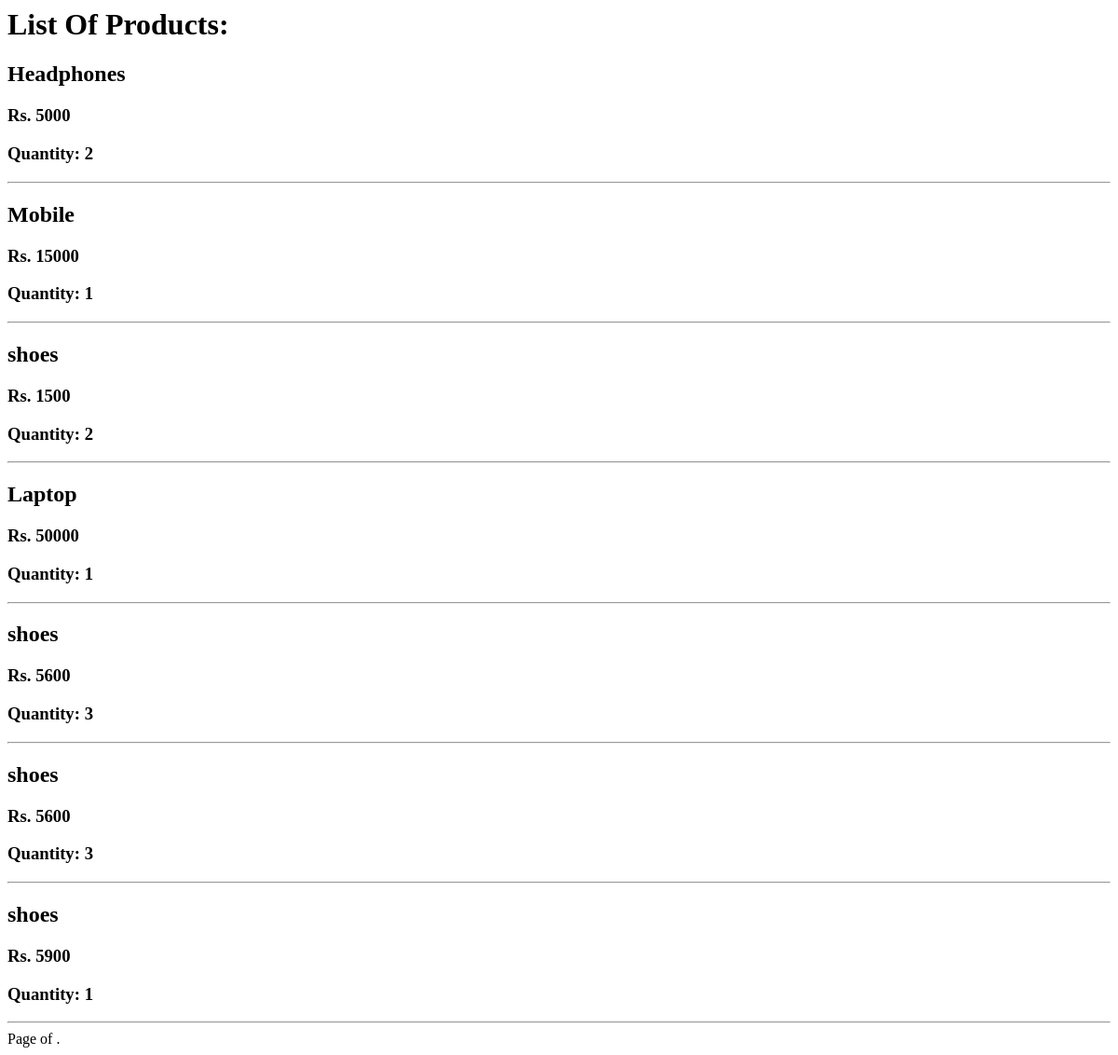
The app's page /flipkart/product, older data.
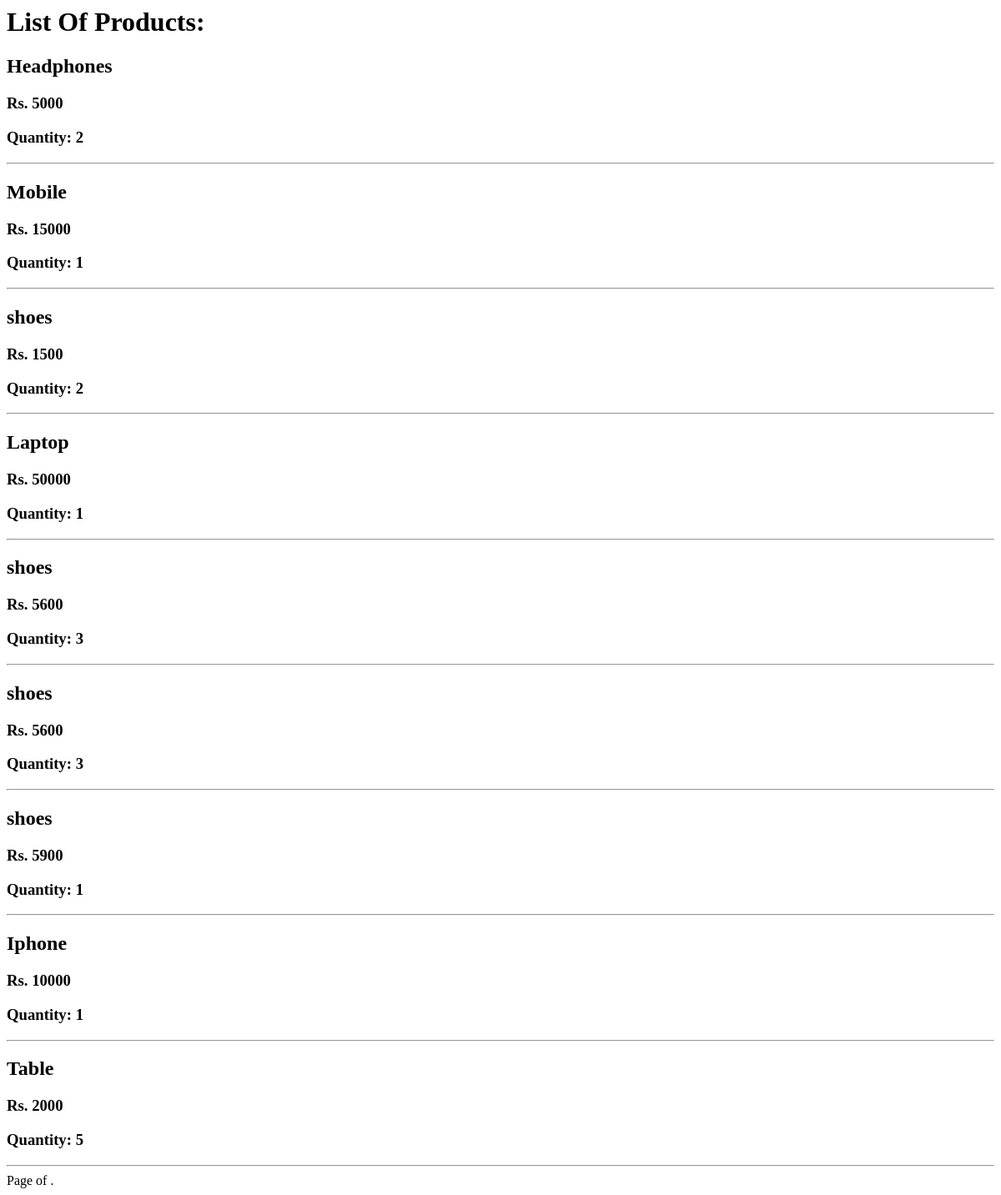
The same page, newer data.
### flipkart/models.py (models this page shows)
class Flipkart(models.Model):
    prod_name = models.CharField(max_length = 100)
    prod_price = models.IntegerField()
    prod_quantity = models.IntegerField()

### flipkart/views.py (the view)
# urls.py: path('flipkart/product', p_detail),
def p_detail(request):
    prod = Flipkart.objects.all()
    return render(request,'details.html',{'prod':prod})

### templates/details.html (shortened to what this page needs)
<h1>   List Of Products:  </h1>
<div>
    {% for d in prod %}
       <h2><b>{{d.prod_name}} </b></h2>
       <h3> Rs. {{d.prod_price}} </h3>
       <h3> Quantity: {{d.prod_quantity}} </h3>
       <hr>
    {% endfor %}
</div>
<div class="pagination">
    <span class="step-links">
        <span class="current">
            Page {{ Product_Display.number }} of {{ Product_Display.paginator.num_pages }}.
        </span>
    </span>
</div>

Row changes from the older to the newer data that the page shows:
added Flipkart: prod_name "Iphone", prod_price "10000", prod_quantity "1"
added Flipkart: prod_name "Table", prod_price "2000", prod_quantity "5"
